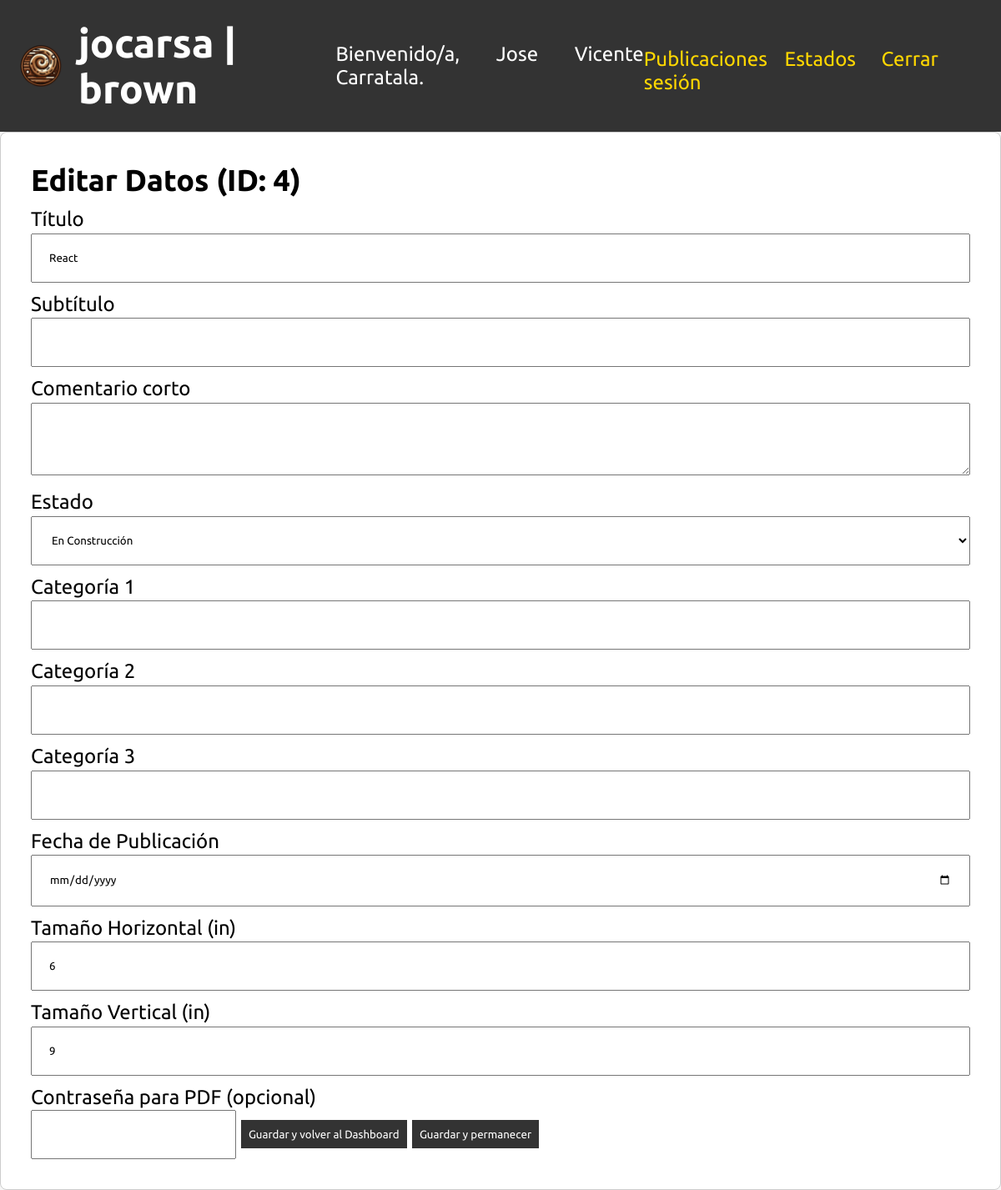
/index.php?action=edit_data&id=4 (signed in), run on the app's committed database.
### tables this page shows
CREATE TABLE publications (
        id INTEGER PRIMARY KEY AUTOINCREMENT,
        title TEXT NOT NULL,
        subtitle TEXT,
        comment TEXT,
        content TEXT,
        state_id INTEGER,
        category1 TEXT,
        category2 TEXT,
        category3 TEXT,
        pub_date TEXT,
        size_h REAL,
        size_v REAL, pdf_password TEXT,
        FOREIGN KEY (state_id) REFERENCES states(id)
    );

CREATE TABLE states (
        id INTEGER PRIMARY KEY AUTOINCREMENT,
        name TEXT NOT NULL
    );

### acciones/editardatos.php (the view, shortened to what this page needs)
<?php
$id = $_GET['id'] ?? '';
$stmt = $db->prepare("SELECT * FROM publications WHERE id = :id");
$stmt->execute([':id' => $id]);
$pub = $stmt->fetch(PDO::FETCH_ASSOC);
if (!$pub) {
    echo "<p>No se encontró la publicación con ID = $id</p>";
} else {
    ?>
    <div class="publications-container">
        <h2>Editar Datos (ID: <?php echo $pub['id']; ?>)</h2>
        <form method="post">
            <label for="title">Título</label>
            <input type="text" name="title" id="title"
                   value="<?php echo htmlspecialchars($pub['title']); ?>" required>
            <label for="subtitle">Subtítulo</label>
            <input type="text" name="subtitle" id="subtitle"
                   value="<?php echo htmlspecialchars($pub['subtitle']); ?>">
            <label for="comment">Comentario corto</label>
            <textarea name="comment" id="comment" rows="3"><?php echo htmlspecialchars($pub['comment']); ?></textarea>
            <label for="state_id">Estado</label>
            <select name="state_id" id="state_id">
                <?php
                $stmtStates = $db->query("SELECT * FROM states ORDER BY name ASC");
                $allStates  = $stmtStates->fetchAll(PDO::FETCH_ASSOC);
                foreach ($allStates as $st): ?>
                    <option value="<?php echo $st['id']; ?>"
                        <?php if ($st['id'] == $pub['state_id']) echo 'selected'; ?>>
                        <?php echo htmlspecialchars($st['name']); ?>
                    </option>
                <?php endforeach; ?>
            </select>
            <label for="category1">Categoría 1</label>
            <input type="text" name="category1" id="category1"
                   value="<?php echo htmlspecialchars($pub['category1']); ?>">
            <label for="category2">Categoría 2</label>
            <input type="text" name="category2" id="category2"
                   value="<?php echo htmlspecialchars($pub['category2']); ?>">
            <label for="category3">Categoría 3</label>
            <input type="text" name="category3" id="category3"
                   value="<?php echo htmlspecialchars($pub['category3']); ?>">
            <label for="pub_date">Fecha de Publicación</label>
            <input type="date" name="pub_date" id="pub_date"
                   value="<?php echo htmlspecialchars($pub['pub_date']); ?>">
            <label for="size_h">Tamaño Horizontal (in)</label>
            <input type="number" step="0.01" name="size_h" id="size_h"
                   value="<?php echo htmlspecialchars($pub['size_h']); ?>">
            <label for="size_v">Tamaño Vertical (in)</label>
            <input type="number" step="0.01" name="size_v" id="size_v"
                   value="<?php echo htmlspecialchars($pub['size_v']); ?>">
            <label for="pdf_password">Contraseña para PDF (opcional)</label>
            <input type="password" name="pdf_password" id="pdf_password" value="<?php echo htmlspecialchars($pub['pdf_password'] ?? ''); ?>">
            <button type="submit" name="update_data_back">
                Guardar y volver al Dashboard
            </button>
            <button type="submit" name="update_data_stay">
                Guardar y permanecer
            </button>
        </form>
    </div>
    <?php
}
?>

### styles.css (style rules this page uses)
* { font-family: Ubuntu, sans-serif; }
html, body { width: 100%; height: 100%; margin: 0; padding: 0; font-family: Ubuntu, sans-serif; background: #f6f6f6; display: flex ; flex-direction: column; }
.states-container, .publications-container { max-width: 100%; background: #fff; padding: 1.5em; border: 1px solid #ccc; border-radius: 8px; }
.states-container h2, .publications-container h2 { margin-top: 0;margin:0px; }
form label { display: block; margin-top: 0.5em; }
form input[type="text"], form input[type="number"], form input[type="date"], form textarea, form select { width: 100%; box-sizing: border-box; margin-top: 0.2em; }
form textarea { resize: vertical; }
form button { margin-top: 1em; padding: 0.7em; background: #333; color: #fff; border: none; cursor: pointer; }
.publications-container input,.publications-container textarea,.publications-container select,.login-container input { box-sizing:border-box;padding:20px; }

### estilodocumento.css (style rules this page uses)
body { font-size:1.5em;font-family:Ubuntu; }
h1,h2,h3,h4,h5,h6,strong { font-family:UbuntuBold; }

### data on the page
publications: id "4", title "React", state_id "En Construcción", size_h "6", size_v "9"

### other printed values
$_SESSION['nombre'] "Jose Vicente Carratala"
